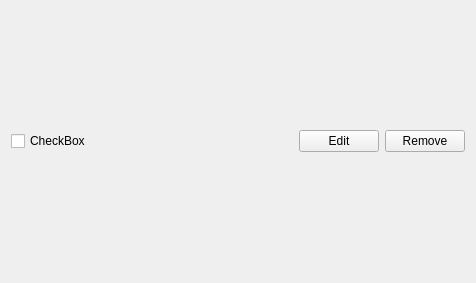
<?xml version="1.0" encoding="UTF-8"?>
<ui version="4.0">
 <class>Task</class>
 <widget class="QWidget" name="Task">
  <property name="geometry">
   <rect>
    <x>0</x>
    <y>0</y>
    <width>476</width>
    <height>283</height>
   </rect>
  </property>
  <property name="windowTitle">
   <string>Form</string>
  </property>
  <layout class="QHBoxLayout" name="horizontalLayout">
   <item>
    <widget class="QCheckBox" name="checkBox">
     <property name="text">
      <string>CheckBox</string>
     </property>
    </widget>
   </item>
   <item>
    <spacer name="horizontalSpacer">
     <property name="orientation">
      <enum>Qt::Horizontal</enum>
     </property>
     <property name="sizeHint" stdset="0">
      <size>
       <width>40</width>
       <height>20</height>
      </size>
     </property>
    </spacer>
   </item>
   <item>
    <widget class="QPushButton" name="editButton">
     <property name="text">
      <string>Edit</string>
     </property>
    </widget>
   </item>
   <item>
    <widget class="QPushButton" name="removeButton">
     <property name="text">
      <string>Remove</string>
     </property>
    </widget>
   </item>
  </layout>
 </widget>
 <resources/>
 <connections/>
</ui>
